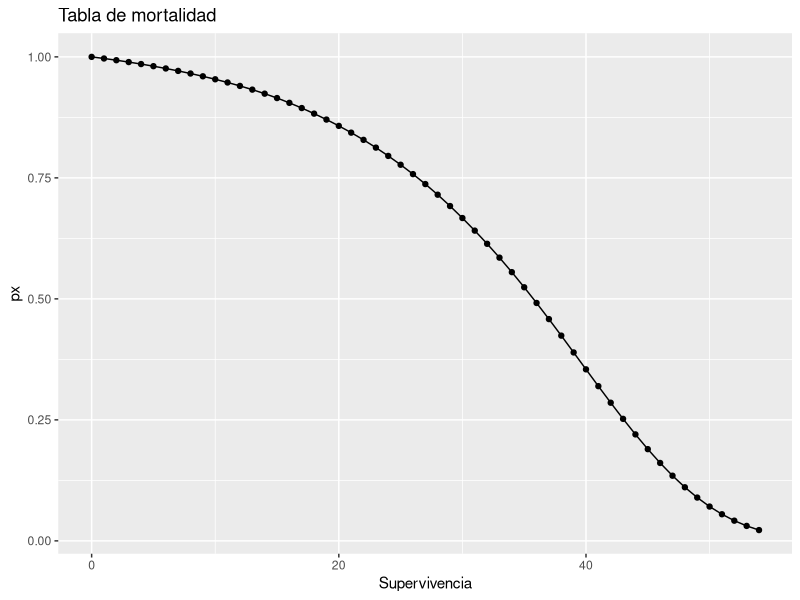
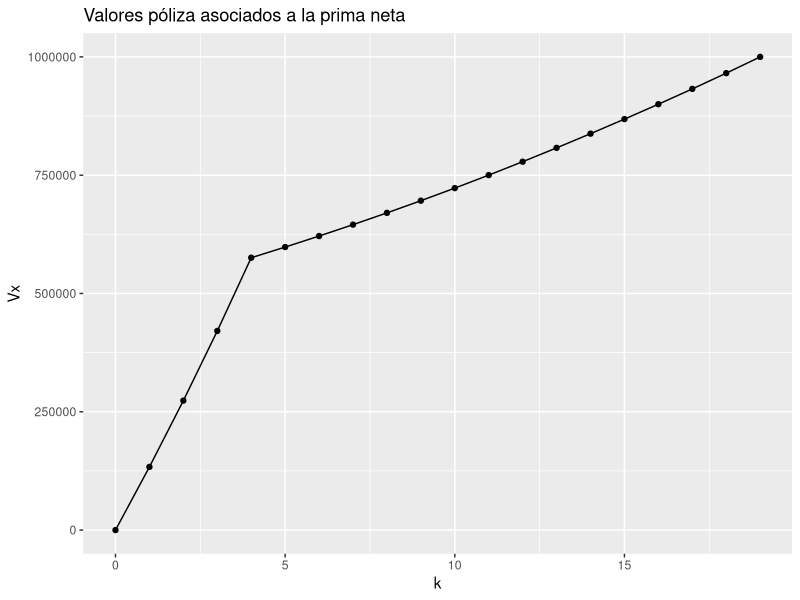
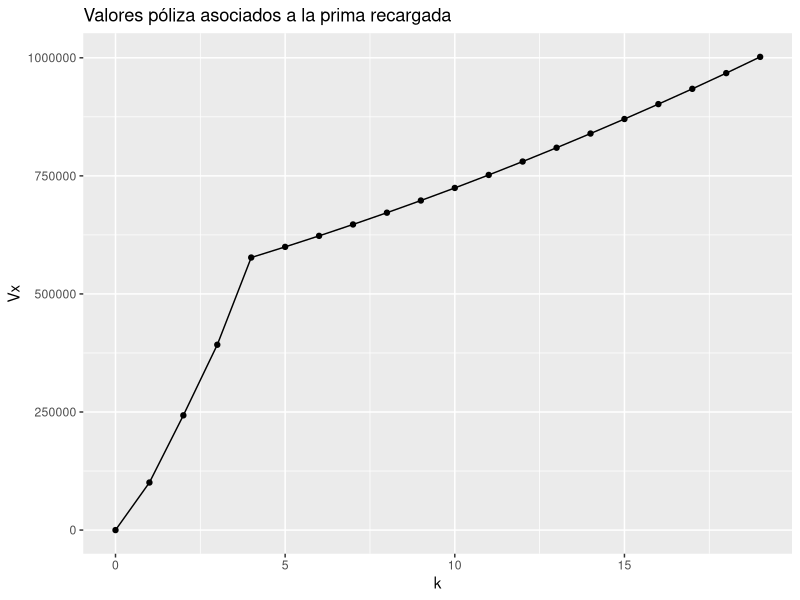
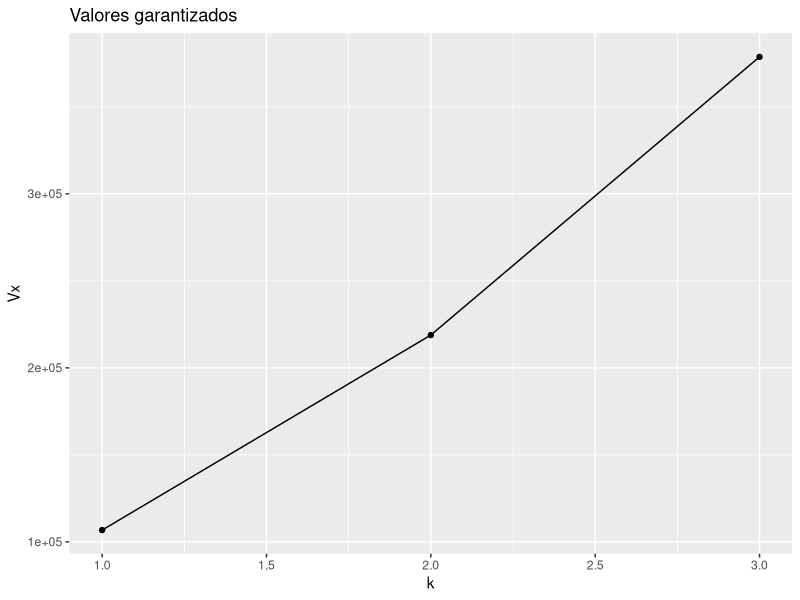
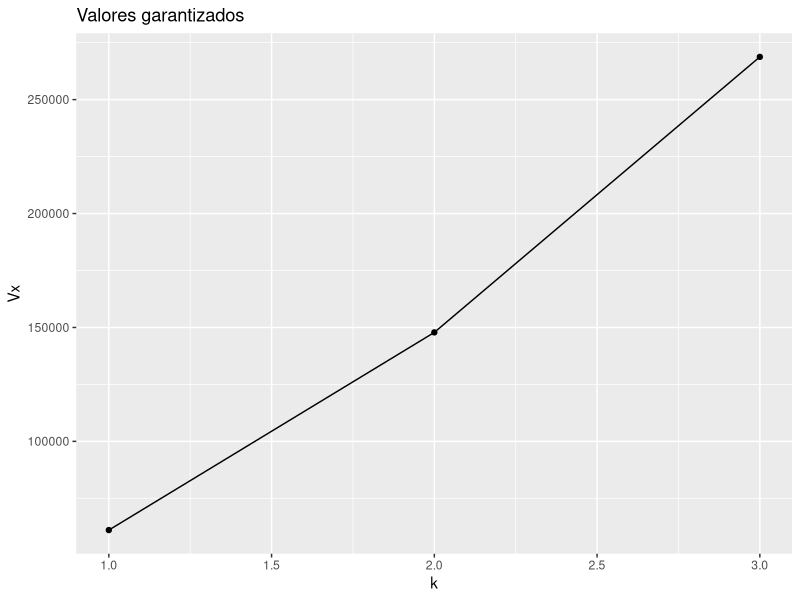
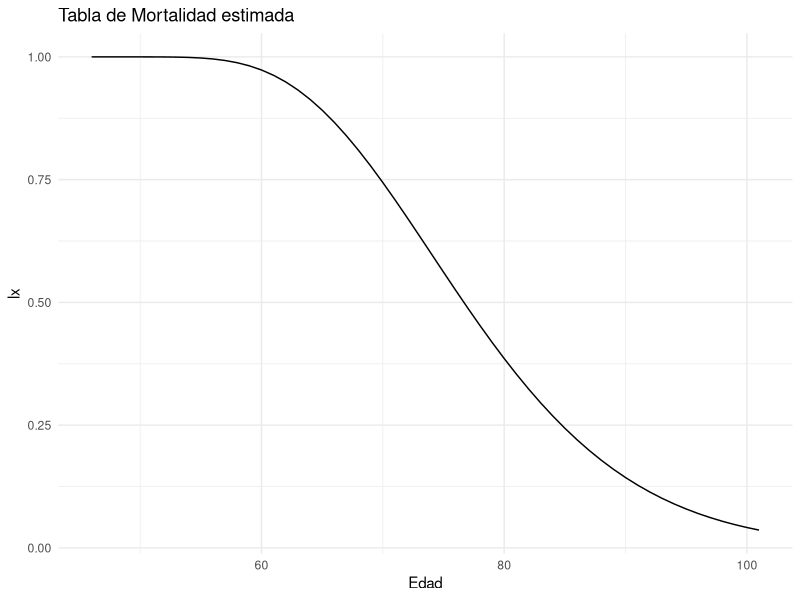
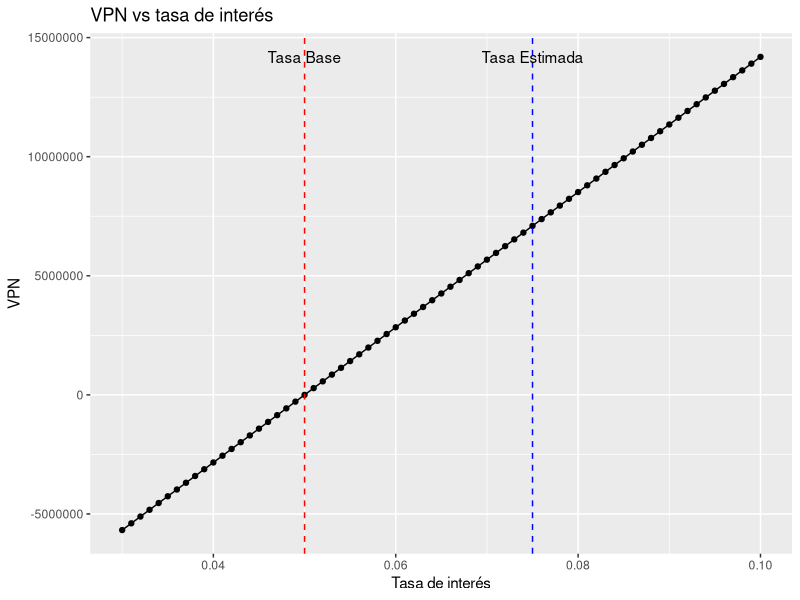
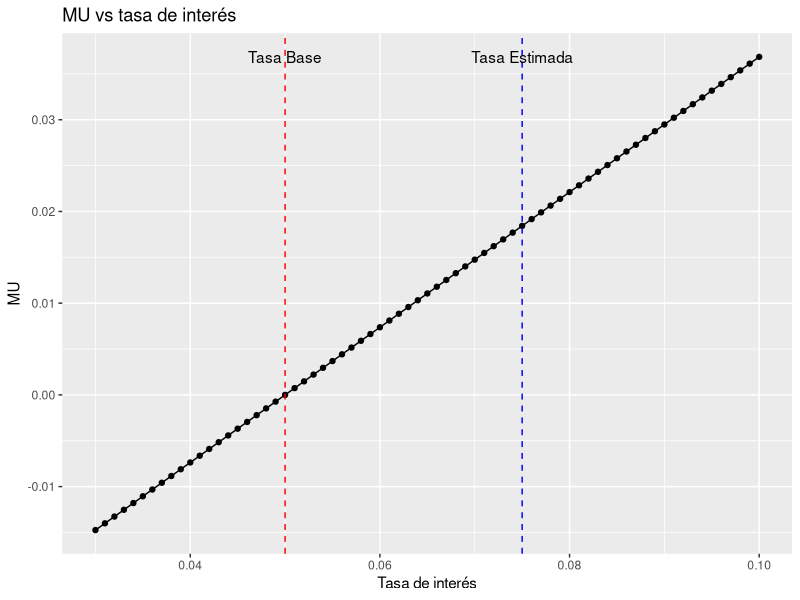

The R script that drew these images, in order:
## ---- chunk 1
# Cargamos la libreria
library(readxl)
library(ggplot2)
library(dplyr)
library(tidyverse)

# Supuestos principales
# 191654
# edad del asegurado
xEdad <- 16+30
#vigencia del seguro
n <- 19
#tasa de interes efectiva anual
itasaBase <- .05
#numero de primas anuales
mPrimas <- 4
# Sumas aseguradas
saMuerte <- 2000000
saSupervivencia <- 1000000

nCarteraAsegurados <- 100

# Leeremos la tabla de mortalidad

# Leemos la tabla de mortalidad
tablaMortalidad <- read_excel("Tabla_mortalidad.xlsx")

tablaMortalidad <- tablaMortalidad |> 
  mutate(dx= c(tablaMortalidad$lx[1:(length(tablaMortalidad$lx)-1)]-tablaMortalidad$lx[2:length(tablaMortalidad$lx)],NA))

qTablaMortalidad <- data.frame(px = numeric(length(tablaMortalidad$lx)-xEdad), kSuperv = numeric(length(tablaMortalidad$lx)-xEdad))


# Creamos la columna de supervivencia

for(i in (xEdad+1):length(tablaMortalidad$lx)){
  qTablaMortalidad$px[i-xEdad] <- tablaMortalidad$lx[i]/tablaMortalidad$lx[xEdad+1] 
  qTablaMortalidad$kSuperv[i-xEdad] <- i-xEdad-1
}

######-------------------------------------
#Gastos base

# Hacemos función de gastos extras

gastosExtrasPrimas <- function(anio){
  if(anio == 0){
    return(1000 + primaEmision*.4)
  }else if(anio %in% c(1,2)){
    return(500+.2*primaEmision)
  }else {
    return(100 + .05*primaEmision)
  }
}

gastosExtrasLiquidacion <- function(salida){
  if(salida == "muerte"){
    return(3000 + saMuerte*.003)
  }else{
    return(1000+saSupervivencia*.001)
}}

######-------------------------------------
#Regla de valores garantizados

# Hacemos función de valores garantizados

valoresGarantizados <- function(valorPoliza, anio){
  if(anio %in% c(1,2)){
    return(valorPoliza*.8)
  }else if (anio == 3){
    return(valorPoliza*.9)
  } else {
    return(0)
  }
}

######-------------------------------------
#Valores observados

valoresObservados_tasaInteres <- read_excel("Valores observados.xlsx", sheet="Observados Promedio", range="A3:B28")

valoresObservados_costosPromedios <- read_excel("Valores observados.xlsx", sheet="Observados Promedio", range="D3:G29")

valoresObservados_carteraObservados <- read_excel("Valores observados.xlsx", sheet="Cartera Observados", range="A1:C101")
## ---- chunk 2
              
# Graficamos la tabla

ggplot(qTablaMortalidad, aes(x = kSuperv, y = px)) +
  geom_line() +
  geom_point() +
  labs(title = "Tabla de mortalidad", x = "Supervivencia", y = "px") 
## ---- chunk 3
# Funciones útiles para los siguientes cálculos

# Definición de más variables globales

v <- 1/(1+itasaBase)

# Cálculo de temporales

temporal <- function(edad, vigencia){
  resultado <- 0
  for (k in seq(0, vigencia-1, 1)){
    resultado <- resultado + v^(k+1)*(tablaMortalidad$dx[edad+k+1]/tablaMortalidad$lx[edad+1])
  }
  return(resultado)
}

anualidad <- function(edad, vigencia){
  resultado <- 0
  for (k in seq(0, vigencia-1, 1)){
    resultado <- resultado + v^(k)*(tablaMortalidad$lx[edad+k+1]/tablaMortalidad$lx[edad+1])
  }
  return(resultado)
}

dotal <- function(edad, vigencia){
  resultado <- v^(vigencia)*tablaMortalidad$lx[xEdad+vigencia+1]/tablaMortalidad$lx[xEdad+1]
  return(resultado)
}

valorPoliza <- function(kTemp, prima){
  resultado <- 0
  if(kTemp %in% c(1,2,3,4)){
    resultado <- (dotal(xEdad,kTemp)^(-1))*(prima*anualidad(xEdad,kTemp)-saMuerte*temporal(xEdad, kTemp))
  } 
  else if(kTemp >=5 && kTemp<=n){
    resultado <- (dotal(xEdad,kTemp)^(-1))*(prima*anualidad(xEdad,4)-saMuerte*temporal(xEdad, kTemp))}
  else{
    resultado <- 0
  }
}

valorPolizaRecargado <- function(kTemp, primaRecargada){
  resultado <- 0
  if(kTemp == 1){
    resultado <- (dotal(xEdad,kTemp)^(-1))*(-1000+.6*primaRecargada-(3000+1.003*saMuerte)*temporal(xEdad, kTemp))
  } 
  else if(kTemp %in% c(2,3)){
    resultado <- (dotal(xEdad,kTemp)^(-1))*(-1000+.6*primaRecargada+(-500+.8*primaRecargada)*(anualidad(xEdad, kTemp)-1)-(3000+1.003*saMuerte)*temporal(xEdad, kTemp))
  }
  else if(kTemp >=4 && kTemp<=n){
    resultado <- (dotal(xEdad,kTemp)^(-1))*(-1000+.6*primaRecargada+(-500+.8*primaRecargada)*(anualidad(xEdad, 3)-1)+(-100+.95*primaRecargada)*anualidad(xEdad+3, mPrimas-3)*dotal(xEdad, 3)-(3000+1.003*saMuerte)*temporal(xEdad, kTemp))
  }
  else{
    resultado <- 0
  }
  return (resultado)
}


## ---- chunk 4
# Cálculo de la prima neta

primaNeta <- (saMuerte*temporal(xEdad, n) + saSupervivencia*dotal(xEdad,n))/anualidad(xEdad, mPrimas)

## ---- chunk 5
# Cálculo de la prima recargada

primaRecargada <- ((3000+1.003*saMuerte)*temporal(xEdad, n) + (1000+1.001*saSupervivencia)*dotal(xEdad,n) + 1000 + 500*(anualidad(xEdad, 3)-1) + 100*anualidad(xEdad+3, mPrimas-3)*dotal(xEdad, 3))/(.6+.8*(anualidad(xEdad, 3)-1)+.95*anualidad(xEdad+3, mPrimas-3)*dotal(xEdad, 3))
## ---- chunk 6
# Cálculo de valores póliza asociados

# Creamos la tabla de valores póliza asociados a la prima neta

tablaValoresPolizaAsociados <- data.frame(k = numeric(n+1), Vx = numeric(n+1))

# Llenamos la tabla

for (k in seq(0, n, 1)){
  tablaValoresPolizaAsociados$Vx[k+1] <- valorPoliza(k, primaNeta)
  tablaValoresPolizaAsociados$k[k+1] <- k
}

#Mostramos la tabla

tablaValoresPolizaAsociados 


# Graficamos la tabla

ggplot(tablaValoresPolizaAsociados, aes(x = k, y = Vx)) +
  geom_line() +
  geom_point() +
  labs(title = "Valores póliza asociados a la prima neta", x = "k", y = "Vx") 

## ---- chunk 7

# Creamos la tabla de valores póliza asociados a la prima recargada

tablaValoresPolizaAsociadosRecargada <- data.frame(k = numeric(n+1), Vx = numeric(n+1))

# Llenamos la tabla

for (k in seq(0, n, 1)){
  tablaValoresPolizaAsociadosRecargada$Vx[k+1] <- valorPolizaRecargado(k, primaRecargada)
  tablaValoresPolizaAsociadosRecargada$k[k+1] <- k
}

#Mostramos la tabla

tablaValoresPolizaAsociadosRecargada


# Graficamos la tabla

ggplot(tablaValoresPolizaAsociadosRecargada, aes(x = k, y = Vx)) +
  geom_line() +
  geom_point() +
  labs(title = "Valores póliza asociados a la prima recargada", x = "k", y = "Vx") 

## ---- chunk 8
# Creamos la tabla de valores garantizados

tablaValoresGarantizados <- data.frame(k = numeric(3), Vx = numeric(3))

# Llenamos la tabla

for (k in seq(1, 3, 1)){
  tablaValoresGarantizados$Vx[k] <- valoresGarantizados(valorPoliza(k, primaNeta), k)
  tablaValoresGarantizados$k[k] <- k
}

#Mostramos la tabla

tablaValoresGarantizados


# Graficamos la tabla

ggplot(tablaValoresGarantizados, aes(x = k, y = Vx)) +
  geom_line() +
  geom_point() +
  labs(title = "Valores garantizados", x = "k", y = "Vx") 

## ---- chunk 9
# Creamos la tabla de valores garantizados

tablaValoresGarantizadosRecargada <- data.frame(k = numeric(3), Vx = numeric(3))

# Llenamos la tabla

for (k in seq(1, 3, 1)){
  tablaValoresGarantizadosRecargada$Vx[k] <- valoresGarantizados(valorPolizaRecargado(k, primaNeta), k)
  tablaValoresGarantizadosRecargada$k[k] <- k
}

#Mostramos la tabla

tablaValoresGarantizadosRecargada


# Graficamos la tabla

ggplot(tablaValoresGarantizadosRecargada, aes(x = k, y = Vx)) +
  geom_line() +
  geom_point() +
  labs(title = "Valores garantizados", x = "k", y = "Vx") 

## ---- chunk 10

gastoPropPrima <- function(kTemp){
  #Es el complemento del ejerccio por cómo está configurado
  if(kTemp==1){
    resultado <- .6
  } else if(kTemp %in% c(2,3)){
    resultado <- .8
  }else if(kTemp>=4){
    resultado <- .95
  }
  return(resultado)
}
gastoFijoPrima <- function(kTemp){
    if(kTemp==1){
    resultado <- 1000
  } else if(kTemp %in% c(2,3)){
    resultado <- 500
  }else if(kTemp>=4){
    resultado <- 100
  }
  return(resultado)
}

desembolsoProp <- function(salida="Muerte"){
  if(salida =="Muerte"){
    resultado <- 1.003
  } else {
    resultado <- 1.001
  }
  return(resultado)
}
desembolsoFijo <- function(salida="Muerte"){
  if(salida =="Muerte"){
    resultado <- 3000
  } else {
    resultado <- 1000
  }
  return(resultado)
}


flujos_utilidad <- function(kTemp){
  #ktemo solo está entre 1 a n
  if (kTemp %in% c(1,2,3,4)){
    ingreso <- (gastoPropPrima(kTemp)*primaRecargada - gastoFijoPrima(kTemp) + tablaValoresPolizaAsociadosRecargada$Vx[kTemp])*(1+iTasaEstimada)*(tablaMortalidadEstimada$lx[xEdad+kTemp]/tablaMortalidadEstimada$lx[xEdad+1])
    } 
    else {
    ingreso <- tablaValoresPolizaAsociadosRecargada$Vx[kTemp]*(1+iTasaEstimada)*(tablaMortalidadEstimada$lx[xEdad+kTemp]/tablaMortalidadEstimada$lx[xEdad+1])
    }

    egreso <-(desembolsoFijo()+desembolsoProp()*saMuerte)*(tablaMortalidadEstimada$dx[xEdad+kTemp]/tablaMortalidadEstimada$lx[xEdad+1])

    reserva <- tablaValoresPolizaAsociadosRecargada$Vx[kTemp+1]*(tablaMortalidadEstimada$lx[xEdad+kTemp+1]/tablaMortalidadEstimada$lx[xEdad+1])

    resultado <- 100*round(ingreso-egreso-reserva, digits = 9)
    return(resultado)
}

#------ Tabla de Mortalidad Estimada
generate_mortality_table_gamma <- function(alpha, start_age = 46, l_start = 10000, max_age = 101, beta = 1/4) {
  # Vector de edades
  ages <- start_age:max_age
  
  # Calcula la función de supervivencia gamma para cada edad
  Sx <- 1 - pgamma(ages - start_age, shape = alpha, rate = beta)
  
  # Calcula lx basado en la función de supervivencia
  lx <- l_start * Sx
  
  # Calcula dx
  dx <- -c(diff(lx), NA) # Agregamos NA al final porque no hay dx para la última edad
  
  # Crear data.frame para la tabla de mortalidad
  mortality_table <- data.frame(Age = ages, lx = lx, dx = dx)
  
  # Agregar filas con NA hasta el inicio
  na_rows <- data.frame(Age = (0):(start_age-1), lx = rep(NA, start_age), dx = rep(NA, start_age))
  mortality_table <- rbind(na_rows, mortality_table)
  
  return(mortality_table)
}

## ---- chunk 11
iTasaEstimada <- .075
tablaMortalidadEstimada <- generate_mortality_table_gamma(8)

# Gráfico
ggplot(data = tablaMortalidadEstimada, aes(x = Age, y = lx/10000)) +
  geom_line(na.rm = TRUE) +
  labs(title = paste("Tabla de Mortalidad estimada"),
       x = "Edad",
       y = "lx") +
  theme_minimal()+
  coord_cartesian(xlim = c(46, max(tablaMortalidadEstimada$Age)))
## ---- chunk 12

medidaVPN <- function(rCC=.16){
   #ktemo solo está entre 1 a n
  v <- 1/(1+rCC)
  resultado <- 0
  for (kTemp in seq(1,n,1)){
    resultado <- resultado + flujos_utilidad(kTemp)*v^(kTemp)
  }
  return(resultado)
}
## ---- chunk 13
# Cuidado con kTemp, está trasladado
revenues <- function(kTemp){
  resultado <- (gastoPropPrima(kTemp)*primaRecargada - gastoFijoPrima(kTemp) + tablaValoresPolizaAsociadosRecargada$Vx[kTemp])*(tablaMortalidadEstimada$lx[xEdad+kTemp]/tablaMortalidadEstimada$lx[xEdad+1])
  return(resultado*100)
}

medidaMU <- function(rCC=.16){
  v <- 1/(1+rCC)
  resultado <- 0
  for (kTemp in seq(1,n,1)){
    resultado <- resultado + revenues(kTemp)*v^(kTemp-1)
  }
  return(medidaVPN()/resultado)
}


## ---- chunk 14
rangoTasaInteres <- seq(.03, .1, .001)
tablaMortalidadEstimada <- tablaMortalidad

rangoTasaInteresVPN <- c()
rangoTasaInteresMU <- c()

# Inicialización de vectores
rangoTasaInteresVPN <- numeric(length(rangoTasaInteres))
rangoTasaInteresMU <- numeric(length(rangoTasaInteres))

for (i in seq_along(rangoTasaInteres)){
  iTasaEstimada <- rangoTasaInteres[i]
  rangoTasaInteresVPN[i] <- medidaVPN()  
  rangoTasaInteresMU[i] <- medidaMU()    
}


# Para la gráfica de VPN vs tasa de interés
ggplot() +
  geom_line(aes(x = rangoTasaInteres, y = rangoTasaInteresVPN)) +
  geom_point(aes(x = rangoTasaInteres, y = rangoTasaInteresVPN)) +
  geom_vline(aes(xintercept = 0.075), linetype="dashed", color="blue") +
  geom_vline(aes(xintercept = 0.05), linetype="dashed", color="red") +
  annotate("text", x = 0.075, y = max(rangoTasaInteresVPN), label = "Tasa Estimada") +
  annotate("text", x = 0.05, y = max(rangoTasaInteresVPN), label = "Tasa Base") +
  labs(title = "VPN vs tasa de interés", x = "Tasa de interés", y = "VPN")

# Para la gráfica de MU vs tasa de interés
ggplot() +
  geom_line(aes(x = rangoTasaInteres, y = rangoTasaInteresMU)) +
  geom_point(aes(x = rangoTasaInteres, y = rangoTasaInteresMU)) +
  geom_vline(aes(xintercept = 0.075), linetype="dashed", color="blue") +
  geom_vline(aes(xintercept = 0.05), linetype="dashed", color="red") +
  annotate("text", x = 0.075, y = max(rangoTasaInteresMU), label = "Tasa Estimada") +
  annotate("text", x = 0.05, y = max(rangoTasaInteresMU), label = "Tasa Base") +
  labs(title = "MU vs tasa de interés", x = "Tasa de interés", y = "MU")


## ---- chunk 15


beta_const = 1/4 # Valor constante para el parámetro de tasa
alphas = c(5,6,7,8,9) # Diferentes valores para alpha

# Crear un dataframe con valores de x y las densidades para cada alpha
df <- data.frame(x = rep(seq(0, 55, length.out = 1000), length(alphas)))
df$y <- unlist(lapply(alphas, function(alpha) (1 - pgamma(df$x[1:1000], shape = alpha, rate = beta_const))))
df$alpha <- factor(rep(alphas, each = 1000), labels = paste("alpha =", alphas))

ggplot(df, aes(x=x, y=y, color=alpha)) +
  geom_line() +
  labs(title = "Función de Supervivencia Gamma variando alpha",
       x = "x",
       y = "S(x)",
       color = "Valor de Alpha") +
  theme_minimal()
## ---- chunk 16
iTasaEstimada <- .05
rangoTablaMortalidad <- seq(4,9,.1)

# Inicialización de vectores

rangoTablaMortalidadVPN <- numeric(length(rangoTablaMortalidad))

rangoTablaMortalidadMU <- numeric(length(rangoTablaMortalidad))

for (i in seq_along(rangoTablaMortalidad)){
  tablaMortalidadEstimada <- generate_mortality_table_gamma(rangoTablaMortalidad[i])
  rangoTablaMortalidadVPN[i] <- medidaVPN()  
  rangoTablaMortalidadMU[i] <- medidaMU()    
}

ggplot() +
  geom_line(aes(x = rangoTablaMortalidad, y = rangoTablaMortalidadVPN)) +
  geom_point(aes(x = rangoTablaMortalidad, y = rangoTablaMortalidadVPN)) +
  geom_vline(aes(xintercept = 8), linetype="dashed", color="blue") +
  annotate("text", x = 8, y = max(rangoTablaMortalidadVPN), label = "Tabla Estimada") +
  labs(title = "VPN vs tabla de mortalidad", x = "Tabla de mortalidad", y = "VPN")

ggplot() +
  geom_line(aes(x = rangoTablaMortalidad, y = rangoTablaMortalidadMU)) +
  geom_point(aes(x = rangoTablaMortalidad, y = rangoTablaMortalidadMU)) +
  geom_vline(aes(xintercept = 8), linetype="dashed", color="blue") +
  annotate("text", x = 8, y = max(rangoTablaMortalidadMU), label = "Tabla Estimada") +
  labs(title = "MU vs tabla de mortalidad", x = "Tabla de mortalidad", y = "MU")

## ---- chunk 17
escenarios <- c("Escenario 1", "Escenario 2", "Escenario 3", "Escenario 4")
medidasEscenarios <- c("VPN", "MU")

rangoEscenariosTasa <- c(.03, .05, .075, .1)

rangoEscenariosMortalidad <- c(4, 6.5, 8, 9)

# Crear una matriz con NA (puedes reemplazar NA con cualquier otro valor inicial si lo prefieres)
wide_matrix <- matrix(NA, nrow = length(escenarios), ncol = length(medidasEscenarios), dimnames = list(escenarios, medidasEscenarios))

# Iterar sobre cada fila y columna de la matriz
for (i in 1:nrow(wide_matrix)) {
  # Convertir el valor ingresado a numérico y asignarlo a la celda correspondiente
  iTasaEstimada <- rangoEscenariosTasa[i]
  tablaMortalidadEstimada <- generate_mortality_table_gamma(rangoEscenariosMortalidad[i])

  wide_matrix[i, 1] <- medidaVPN()
  wide_matrix[i, 2] <- medidaMU()
}

# Mostrar la matriz actualizada

print(wide_matrix)

## ---- chunk 18
library(truncnorm) # necesitarás esta biblioteca para generar números de una distribución normal truncada

# Simulación de la tasa de interés
simulaciones_tasa_interes <- truncnorm::rtruncnorm(1000, a = 0, mean = 0.075, sd = 0.015) # Distribución normal truncada en 0

# Simulación de alpha para la tabla de mortalidad
simulaciones_alpha <- truncnorm::rtruncnorm(1000, a = 0, mean=8, sd = 1.5) # 

#funciones auxiliares

medidaVPNdf <- function(iTasaEstimada, tablaMortalidadEstimada){
   #ktemo solo está entre 1 a n
  iTasaEstimada <<- iTasaEstimada
  tablaMortalidadEstimada <<- generate_mortality_table_gamma(tablaMortalidadEstimada)
  resultado <- medidaVPN()
  return(resultado)
}

medidaMUdf <- function(iTasaEstimada, tablaMortalidadEstimada){
  iTasaEstimada <<- iTasaEstimada
  tablaMortalidadEstimada <<- generate_mortality_table_gamma(tablaMortalidadEstimada)
  resultado <- medidaMU()
  return(resultado)
}
# Crear un dataframe con las simulaciones
df_simulaciones <- data.frame(
  TasaEstimada = simulaciones_tasa_interes,
  AlphaEstimado = simulaciones_alpha
)

# Usar mutate para agregar las medidas VPN y MU al dataframe
df_resultados <- df_simulaciones %>%
  rowwise() %>%
  mutate(
    VPN = medidaVPNdf(TasaEstimada, AlphaEstimado),
    MU = medidaMUdf(TasaEstimada, AlphaEstimado)
  )

# Histograma para VPN
ggplot(df_resultados, aes(x=VPN)) + 
  geom_histogram(fill="steelblue", color="black", bins=50, alpha=0.7) + 
  labs(title="Histograma de VPN",
       x="Valor de VPN",
       y="Frecuencia") + 
  theme_minimal()

# Histograma para MU
ggplot(df_resultados, aes(x=MU)) + 
  geom_histogram(fill="steelblue", color="black", bins=50, alpha=0.7) + 
  labs(title="Histograma de MU",
       x="Valor de MU",
       y="Frecuencia") + 
  theme_minimal()

## ---- chunk 19
library(knitr)

# Calcular el promedio y desviación estándar
promedio_VPN <- mean(df_resultados$VPN)
desviacion_VPN <- sd(df_resultados$VPN)

promedio_MU <- mean(df_resultados$MU)
desviacion_MU <- sd(df_resultados$MU)

# Crear un dataframe con los resultados
df_resumen <- data.frame(
  Medida = c("VPN", "MU"),
  Promedio = c(promedio_VPN, promedio_MU),
  Desviacion_Estandar = c(desviacion_VPN, desviacion_MU)
)

# Imprimir la tabla en formato bonito
kable(df_resumen, caption = "Promedio y desviación estándar de las 1000 realizaciones de VPN y MU", digits = 4)
